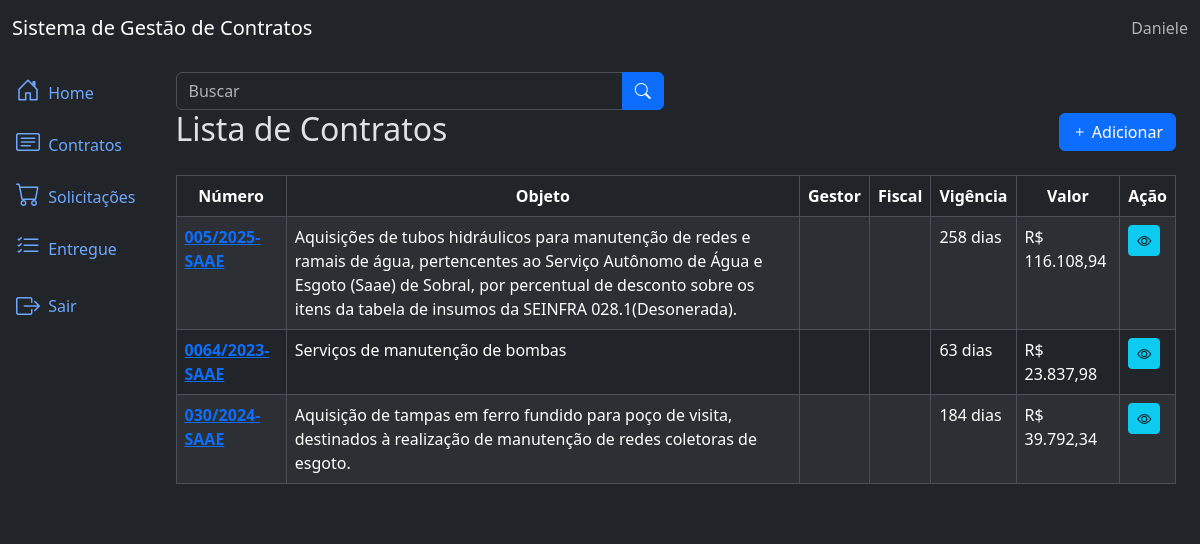
The app's page /contracts/list/ (signed in) with its own data.
### app/contracts/models.py (models this page shows, shortened)
class Contract(TimeStampedModel):
    bidding = models.ForeignKey(Bidding, on_delete=models.SET_NULL, null=True, blank=True)
    supplier = models.ForeignKey(Supplier, on_delete=models.CASCADE)
    number = models.CharField('Número', max_length=20)
    target = models.TextField('Objeto')
    assignature_data = models.DateField('Data da assinatura')
    start_date = models.DateField('Data inicial')
    end_date = models.DateField('Data final')
    value = models.DecimalField('Valor total', max_digits=15, decimal_places=2 , default=0)
    class Meta:
        ordering = ('number',)
        verbose_name_plural = 'Contratos'
    @property
    def formatted_value(self):
        return f"R$ {self.value:,.2f}".replace(",", "X").replace(".", ",").replace("X", ".")
    @property
    def expire(self):
        today = date.today()
        days_remainning = (self.end_date - today).days
        return days_remainning

### app/contracts/views.py (the view)
# urls.py: path('list/', v.ContractListView.as_view(), name='contract_list' ),
class ContractListView(LoginRequiredMixin, ListView):
    model= Contract
    template_name = 'contract_list.html'
    context_object_name = 'contracts'
    def get_queryset(self):
        queryset = super().get_queryset()
        search = self.request.GET.get('search')
        if search:
            queryset = queryset.filter(name__icontains=search)
        return queryset

### app/contracts/templates/contract_list.html (shortened to what this page needs)
{% extends 'base.html' %}
{% block content %}
<div class="row mb-3">
  <div class="col-md-6">
    <form method="GET" action="{% url 'contracts:contract_list' %}" class="form-inline">
      <div class="input-group">
        <input type="text" class="form-control" id="search" name="search" placeholder="Buscar" value="{{ request.GET.search }}">
        <button type="submit" class="btn btn-primary">
          <i class="bi bi-search"></i>
        </button>
      </div>
    </form>
  </div>
  <h2>Lista de Contratos
    <span class="float-end">
      <a href="{% url 'contracts:contract_create' %}">
        <button type="button" class="btn btn-primary">
          <span class="bi bi-plus"></span> Adicionar
        </button>
      </a>
    </span>
  </h2>
</div>
{% if contracts %}
  <div class="table-responsive">
    <table class="table table-striped table-bordered">
      <thead class="thead-dark">
        <tr>
          <th class="text-center">Número</th>
          <th class="text-center">Objeto</th>
          <th class="text-center">Gestor</th>
          <th class="text-center">Fiscal</th>
          <th class="text-center">Vigência</th>
          <th class="text-center">Valor</th>
          <th class="text-center">Ação</th>
        </tr>
      </thead>
      <tbody>
        {% for contract in contracts %}
        <tr>
          <td>
            <a href="{% url 'contracts:contract_detail' contract.id %}" class="text-primary fw-semibold">
              {{ contract.number }}
            </a>
          </td>
          <td>{{ contract.target }}</td>
          <td>{{ contract.manager }}</td>
          <td>{{ contract.inspector }}</td>
          <td>{{ contract.expire }} dias</td>
          <td>{{ contract.formatted_value }}</td>
          <td>
            <a href="{% url 'contracts:contract_detail' contract.id %}" class="btn btn-info btn-sm">
              <i class="bi bi-eye"></i>
            </a>
          </td>
        </tr>
        {% endfor %}
      </tbody>
    </table>
  </div>
{% else %}
  <p class="no-results">Nenhum item encontrado.</p>
{% endif %}
{% endblock %}

### app/base/templates/components/_header.html
<nav class="navbar navbar-expand-lg navbar-light bg-dark">
  {% if user.is_authenticated %}
  <div class="container-fluid">
    <a class="navbar-brand text-white" href="/admin/">Sistema de Gestão de Contratos </a>
    <span class="navbar-text">{{request.user}}</span>
  </div>
  {% else %}
    <span class="navbar-text"></span>
  {% endif %}
</nav>

### records on screen
Contract: number "005/2025-SAAE", target "Aquisições de tubos hidráulicos para manutenção de redes e ramais de água, pertencentes ao Serviço Autônomo de Água e Esgoto (Saae) de Sobral, por percentual de desconto sobre os itens da tabela de insumos da SEINFRA 028.1(Desonerada).", expire "258", formatted_value "R$ 116.108,94"
Contract: number "0064/2023-SAAE", target "Serviços de manutenção de bombas", expire "63", formatted_value "R$ 23.837,98"
Contract: number "030/2024-SAAE", target "Aquisição de tampas em ferro fundido para poço de visita, destinados à realização de manutenção de redes coletoras de esgoto.", expire "184", formatted_value "R$ 39.792,34"

### other values on screen
{{ request.user }} "Daniele"
